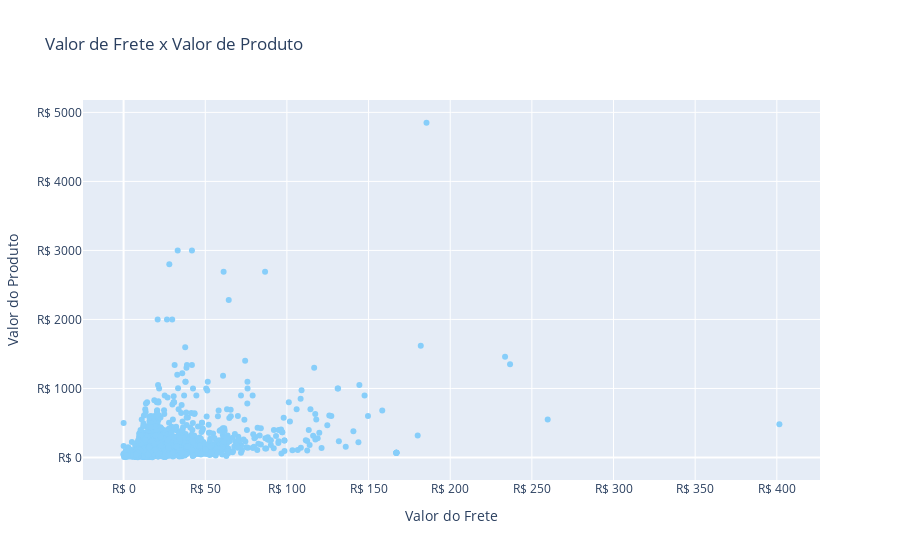

Notebook cell for this chart:
### Markdown cell above
**Valor de Frete vs Valor de Produto: Existe alguma tendencia?**

### Code cell
# Criando gráfico
trace = go.Scatter(x = df['order_freight_value'],
                   y = df['order_products_value'],
                   mode = 'markers',
                   # customização do texto a ser exibido no hover
                   text = 'Status do pedido: '+ df['order_status'] +
                           '<br>' + 'Classe: '+ df['most_voted_class'],
                   # exibição do hover
                   hoverinfo='text+x+y',
                   marker = {'color':'lightskyblue'}
                  )
# Armazenando gráfico em uma lista
data = [trace]
# Criando Layout
layout = go.Layout(title='Valor de Frete x Valor de Produto',
                   # Definindo exibicao dos eixos x e y
                   yaxis={'title':'Valor do Produto', 
                          'tickformat':'.', 
                          'tickprefix':'R$ '},
                   xaxis={'title': 'Valor do Frete',
                          'tickformat':'.', 
                          'tickprefix':'R$ '})
# Criando figura que será exibida
fig = go.Figure(data=data, layout=layout)
py.iplot(fig)

### Figure 1 — Plotly figure (JSON) as saved in the notebook; plotly's stock layout.template omitted (floating-point values rounded to 4 significant figures; data arrays with more than 128 entries replaced by an {"elided": "..."} marker saying what was removed)
{"data": [{"hoverinfo": "text+x+y", "marker": {"color": "lightskyblue"}, "mode": "markers", "text": {"elided": "3584 str values"}, "type": "scatter", "x": {"elided": "3584 float values"}, "y": {"elided": "3584 float values"}}], "layout": {"title": {"text": "Valor de Frete x Valor de Produto"}, "xaxis": {"tickformat": ".", "tickprefix": "R$ ", "title": {"text": "Valor do Frete"}}, "yaxis": {"tickformat": ".", "tickprefix": "R$ ", "title": {"text": "Valor do Produto"}}}}
